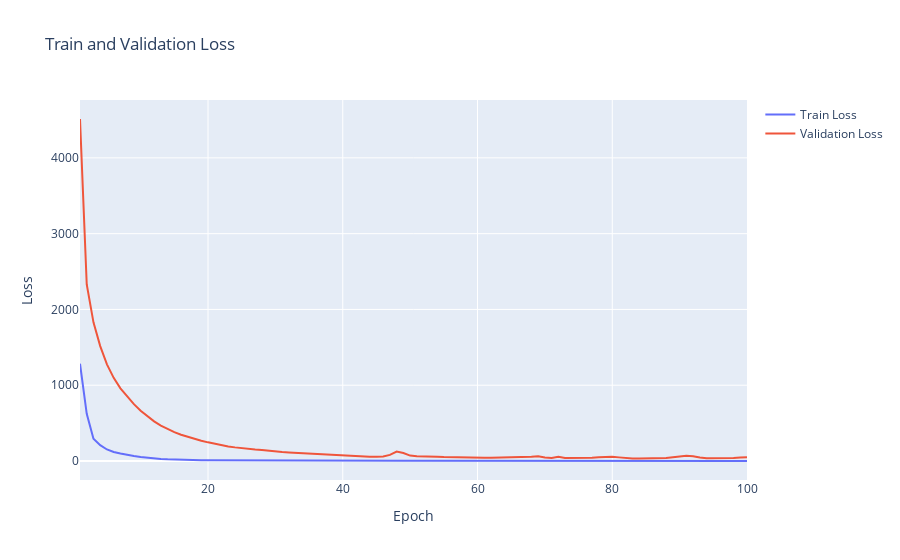
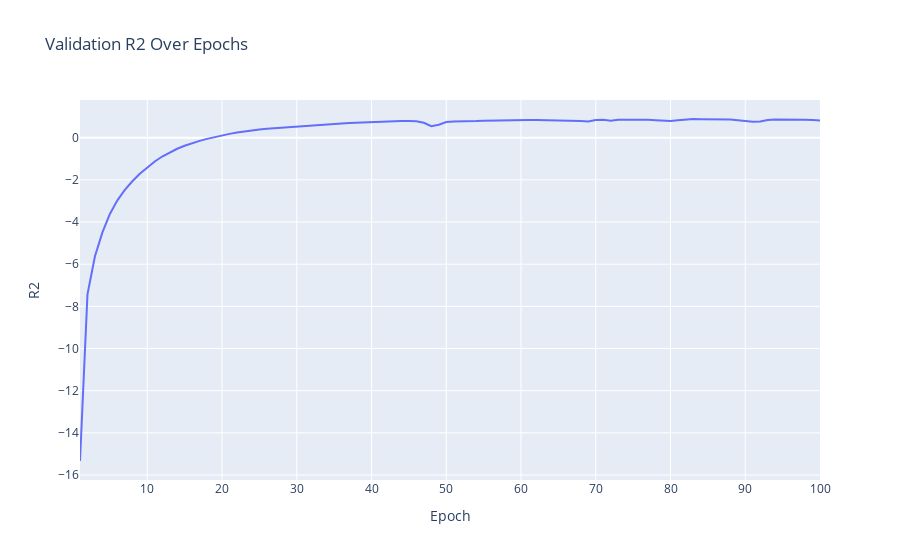
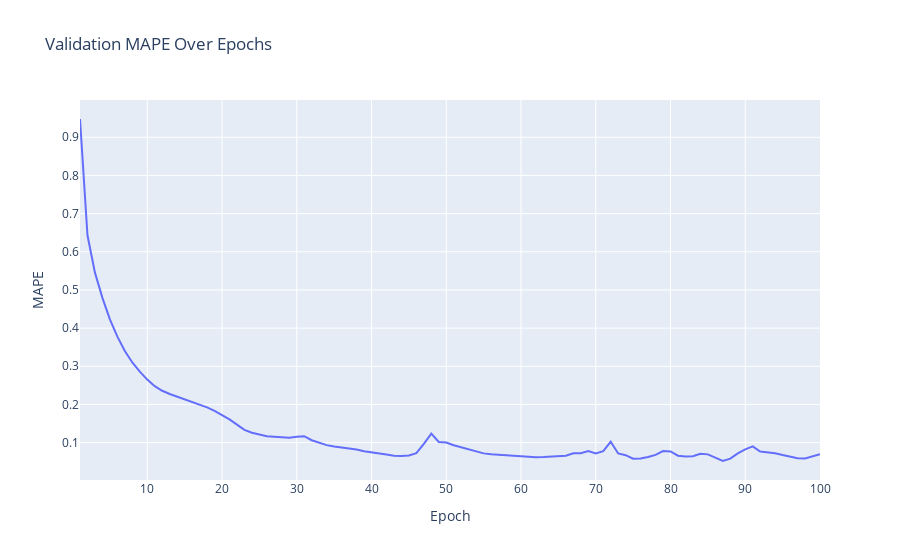
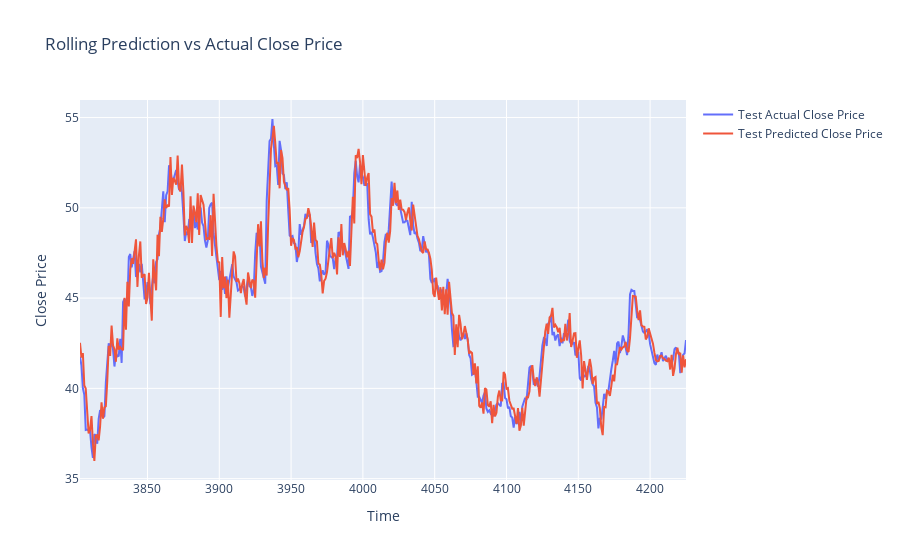

These figures' notebook cell, in order:
### Code cell
# 计算测试集 R2 和 MAPE
test_actuals = test_data['Close'].values
test_r2 = r2_score(test_actuals, test_predictions)
test_mape = mean_absolute_percentage_error(test_actuals, test_predictions)

print(f'Test R2: {test_r2:.4f}')
print(f'Test MAPE: {test_mape:.4f}')

# 保存预测数据到CSV
predictions_df = pd.DataFrame({
    'Actual': test_actuals,
    'Predicted': test_predictions
})
predictions_csv_path = os.path.join(logs_dir, 'predictions.csv')
predictions_df.to_csv(predictions_csv_path, index=False)
print(f'Saved predictions to {predictions_csv_path}')

# 使用 Plotly 可视化训练和验证过程中的损失、R2 和 MAPE
epochs = list(range(1, num_epochs + 1))

fig_loss = go.Figure()
fig_loss.add_trace(go.Scatter(x=epochs, y=train_losses, mode='lines', name='Train Loss'))
fig_loss.add_trace(go.Scatter(x=epochs, y=val_losses, mode='lines', name='Validation Loss'))
fig_loss.update_layout(title='Train and Validation Loss', xaxis=dict(title='Epoch'), yaxis=dict(title='Loss'))
fig_loss.show()

fig_r2 = go.Figure()
fig_r2.add_trace(go.Scatter(x=epochs, y=val_r2s, mode='lines', name='Validation R2'))
fig_r2.update_layout(title='Validation R2 Over Epochs', xaxis=dict(title='Epoch'), yaxis=dict(title='R2'))
fig_r2.show()

fig_mape = go.Figure()
fig_mape.add_trace(go.Scatter(x=epochs, y=val_mapes, mode='lines', name='Validation MAPE'))
fig_mape.update_layout(title='Validation MAPE Over Epochs', xaxis=dict(title='Epoch'), yaxis=dict(title='MAPE'))
fig_mape.show()

# 使用 Plotly 可视化滚动预测结果与实际结果
test_trace_actual = go.Scatter(x=test_data.index, y=test_actuals, mode='lines', name='Test Actual Close Price')
test_trace_predicted = go.Scatter(x=test_data.index, y=test_predictions, mode='lines', name='Test Predicted Close Price')

layout = go.Layout(title='Rolling Prediction vs Actual Close Price', xaxis=dict(title='Time'), yaxis=dict(title='Close Price'))

fig = go.Figure(data=[test_trace_actual, test_trace_predicted], layout=layout)
fig.show()

### Figure 1 — Plotly figure (JSON) as saved in the notebook; plotly's stock layout.template omitted (floating-point values rounded to 4 significant figures)
{"data": [{"mode": "lines", "name": "Train Loss", "type": "scatter", "x": [1, 2, 3, 4, 5, 6, 7, 8, 9, 10, 11, 12, 13, 14, 15, 16, 17, 18, 19, 20, 21, 22, 23, 24, 25, 26, 27, 28, 29, 30, 31, 32, 33, 34, 35, 36, 37, 38, 39, 40, 41, 42, 43, 44, 45, 46, 47, 48, 49, 50, 51, 52, 53, 54, 55, 56, 57, 58, 59, 60, 61, 62, 63, 64, 65, 66, 67, 68, 69, 70, 71, 72, 73, 74, 75, 76, 77, 78, 79, 80, 81, 82, 83, 84, 85, 86, 87, 88, 89, 90, 91, 92, 93, 94, 95, 96, 97, 98, 99, 100], "y": [1284.0, 622.7, 293.0, 209.8, 152.4, 119.5, 98.54, 79.89, 66.2, 53.52, 42.89, 34.43, 27.84, 22.62, 18.53, 15.34, 12.89, 11.03, 9.659, 8.836, 8.448, 7.437, 6.189, 6.78, 6.451, 4.834, 3.853, 3.279, 2.731, 3.471, 4.524, 3.408, 2.126, 2.145, 2.324, 1.948, 1.372, 1.155, 1.424, 1.224, 0.9157, 0.7434, 0.8286, 1.091, 1.537, 2.293, 3.085, 3.718, 4.415, 5.115, 5.172, 3.229, 1.752, 1.275, 0.7817, 0.5566, 0.4668, 0.3611, 0.3509, 0.3308, 0.2842, 0.2749, 0.2724, 0.3247, 0.3455, 0.5106, 0.5306, 1.195, 1.72, 2.139, 3.849, 4.789, 5.26, 4.378, 1.743, 1.268, 0.9751, 0.9171, 0.7656, 0.6045, 0.5644, 0.8225, 1.602, 2.012, 1.796, 1.072, 0.5587, 1.009, 1.518, 1.548, 1.267, 0.8431, 1.002, 1.629, 1.683, 1.059, 0.4733, 0.6784, 0.7456, 0.6658]}, {"mode": "lines", "name": "Validation Loss", "type": "scatter", "x": [1, 2, 3, 4, 5, 6, 7, 8, 9, 10, 11, 12, 13, 14, 15, 16, 17, 18, 19, 20, 21, 22, 23, 24, 25, 26, 27, 28, 29, 30, 31, 32, 33, 34, 35, 36, 37, 38, 39, 40, 41, 42, 43, 44, 45, 46, 47, 48, 49, 50, 51, 52, 53, 54, 55, 56, 57, 58, 59, 60, 61, 62, 63, 64, 65, 66, 67, 68, 69, 70, 71, 72, 73, 74, 75, 76, 77, 78, 79, 80, 81, 82, 83, 84, 85, 86, 87, 88, 89, 90, 91, 92, 93, 94, 95, 96, 97, 98, 99, 100], "y": [4513.0, 2330.0, 1830.0, 1517.0, 1275.0, 1097.0, 959.7, 847.3, 750.3, 663.7, 588.0, 523.0, 468.0, 421.3, 381.6, 347.6, 318.0, 291.9, 268.2, 246.4, 226.6, 208.6, 192.9, 180.0, 168.6, 158.6, 151.4, 145.5, 134.2, 122.9, 118.2, 112.2, 107.4, 100.7, 94.63, 89.13, 84.06, 79.51, 74.77, 70.13, 66.31, 62.75, 59.92, 57.8, 57.15, 60.24, 80.87, 124.7, 106.0, 71.61, 62.72, 63.27, 61.45, 57.53, 53.41, 50.39, 49.43, 49.65, 48.42, 46.28, 44.69, 44.56, 45.15, 46.58, 47.41, 50.2, 52.69, 57.01, 63.53, 45.11, 41.25, 55.95, 41.35, 39.97, 36.86, 38.34, 42.54, 48.48, 56.52, 57.75, 48.09, 36.64, 32.5, 34.87, 35.34, 32.56, 31.55, 38.47, 48.32, 58.03, 68.48, 64.01, 45.76, 38.18, 36.85, 36.52, 37.72, 39.99, 45.12, 49.94]}], "layout": {"title": {"text": "Train and Validation Loss"}, "xaxis": {"title": {"text": "Epoch"}}, "yaxis": {"title": {"text": "Loss"}}}}

### Figure 2 — Plotly figure (JSON) as saved in the notebook; plotly's stock layout.template omitted (floating-point values rounded to 4 significant figures)
{"data": [{"mode": "lines", "name": "Validation R2", "type": "scatter", "x": [1, 2, 3, 4, 5, 6, 7, 8, 9, 10, 11, 12, 13, 14, 15, 16, 17, 18, 19, 20, 21, 22, 23, 24, 25, 26, 27, 28, 29, 30, 31, 32, 33, 34, 35, 36, 37, 38, 39, 40, 41, 42, 43, 44, 45, 46, 47, 48, 49, 50, 51, 52, 53, 54, 55, 56, 57, 58, 59, 60, 61, 62, 63, 64, 65, 66, 67, 68, 69, 70, 71, 72, 73, 74, 75, 76, 77, 78, 79, 80, 81, 82, 83, 84, 85, 86, 87, 88, 89, 90, 91, 92, 93, 94, 95, 96, 97, 98, 99, 100], "y": [-15.34, -7.435, -5.623, -4.49, -3.616, -2.972, -2.474, -2.067, -1.716, -1.402, -1.129, -0.8932, -0.6939, -0.5251, -0.3814, -0.2581, -0.1512, -0.05664, 0.02934, 0.1082, 0.1799, 0.245, 0.3017, 0.3485, 0.3897, 0.426, 0.452, 0.4734, 0.5141, 0.555, 0.5721, 0.5937, 0.6112, 0.6353, 0.6575, 0.6774, 0.6957, 0.7122, 0.7294, 0.7461, 0.76, 0.7729, 0.7831, 0.7908, 0.7931, 0.7819, 0.7073, 0.5485, 0.6163, 0.7408, 0.773, 0.771, 0.7776, 0.7918, 0.8067, 0.8176, 0.8211, 0.8203, 0.8247, 0.8325, 0.8382, 0.8387, 0.8366, 0.8314, 0.8284, 0.8183, 0.8093, 0.7936, 0.77, 0.8367, 0.8507, 0.7975, 0.8503, 0.8553, 0.8666, 0.8612, 0.846, 0.8245, 0.7954, 0.791, 0.8259, 0.8674, 0.8823, 0.8738, 0.8721, 0.8822, 0.8858, 0.8607, 0.8251, 0.7899, 0.7521, 0.7683, 0.8343, 0.8618, 0.8666, 0.8678, 0.8635, 0.8552, 0.8367, 0.8192]}], "layout": {"title": {"text": "Validation R2 Over Epochs"}, "xaxis": {"title": {"text": "Epoch"}}, "yaxis": {"title": {"text": "R2"}}}}

### Figure 3 — Plotly figure (JSON) as saved in the notebook; plotly's stock layout.template omitted (floating-point values rounded to 4 significant figures)
{"data": [{"mode": "lines", "name": "Validation MAPE", "type": "scatter", "x": [1, 2, 3, 4, 5, 6, 7, 8, 9, 10, 11, 12, 13, 14, 15, 16, 17, 18, 19, 20, 21, 22, 23, 24, 25, 26, 27, 28, 29, 30, 31, 32, 33, 34, 35, 36, 37, 38, 39, 40, 41, 42, 43, 44, 45, 46, 47, 48, 49, 50, 51, 52, 53, 54, 55, 56, 57, 58, 59, 60, 61, 62, 63, 64, 65, 66, 67, 68, 69, 70, 71, 72, 73, 74, 75, 76, 77, 78, 79, 80, 81, 82, 83, 84, 85, 86, 87, 88, 89, 90, 91, 92, 93, 94, 95, 96, 97, 98, 99, 100], "y": [0.9478, 0.6432, 0.5453, 0.4793, 0.423, 0.3776, 0.3399, 0.3101, 0.2861, 0.2651, 0.2478, 0.2358, 0.2273, 0.2202, 0.2137, 0.207, 0.2, 0.1923, 0.1832, 0.1726, 0.1607, 0.147, 0.1333, 0.1258, 0.1204, 0.1164, 0.1156, 0.1137, 0.1128, 0.1155, 0.1169, 0.1062, 0.09958, 0.09338, 0.08977, 0.08728, 0.0847, 0.08208, 0.07761, 0.0741, 0.07239, 0.06868, 0.06577, 0.06504, 0.0664, 0.0725, 0.0969, 0.1236, 0.1016, 0.1003, 0.09328, 0.08826, 0.08254, 0.07628, 0.07179, 0.06923, 0.06774, 0.0668, 0.06546, 0.06333, 0.06203, 0.06171, 0.06209, 0.0629, 0.06423, 0.06575, 0.07225, 0.07229, 0.07769, 0.07139, 0.07764, 0.1021, 0.0716, 0.06704, 0.05774, 0.05854, 0.06225, 0.06786, 0.07781, 0.07673, 0.06564, 0.06346, 0.06454, 0.07067, 0.06922, 0.06081, 0.05184, 0.05814, 0.07198, 0.08217, 0.09027, 0.0767, 0.07373, 0.07229, 0.06735, 0.06412, 0.05923, 0.05817, 0.06431, 0.06967]}], "layout": {"title": {"text": "Validation MAPE Over Epochs"}, "xaxis": {"title": {"text": "Epoch"}}, "yaxis": {"title": {"text": "MAPE"}}}}

### Figure 4 — Plotly figure (JSON) as saved in the notebook; plotly's stock layout.template omitted (floating-point values rounded to 4 significant figures; data arrays with more than 128 entries replaced by an {"elided": "..."} marker saying what was removed)
{"data": [{"mode": "lines", "name": "Test Actual Close Price", "type": "scatter", "x": {"elided": "423 int values"}, "y": {"elided": "423 float values"}}, {"mode": "lines", "name": "Test Predicted Close Price", "type": "scatter", "x": {"elided": "423 int values"}, "y": {"elided": "423 float values"}}], "layout": {"title": {"text": "Rolling Prediction vs Actual Close Price"}, "xaxis": {"title": {"text": "Time"}}, "yaxis": {"title": {"text": "Close Price"}}}}
